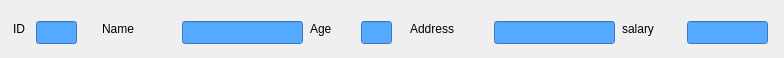
<?xml version="1.0" encoding="UTF-8"?>
<ui version="4.0">
 <class>ItemWindow</class>
 <widget class="QMainWindow" name="ItemWindow">
  <property name="geometry">
   <rect>
    <x>0</x>
    <y>0</y>
    <width>784</width>
    <height>58</height>
   </rect>
  </property>
  <property name="windowTitle">
   <string>MainWindow</string>
  </property>
  <widget class="QWidget" name="centralwidget">
   <widget class="QLabel" name="label">
    <property name="geometry">
     <rect>
      <x>13</x>
      <y>21</y>
      <width>16</width>
      <height>16</height>
     </rect>
    </property>
    <property name="text">
     <string>ID</string>
    </property>
   </widget>
   <widget class="QLineEdit" name="idEdit">
    <property name="geometry">
     <rect>
      <x>36</x>
      <y>21</y>
      <width>41</width>
      <height>23</height>
     </rect>
    </property>
    <property name="styleSheet">
     <string notr="true">background-color: rgb(85, 170, 255);</string>
    </property>
   </widget>
   <widget class="QLabel" name="label_2">
    <property name="geometry">
     <rect>
      <x>102</x>
      <y>21</y>
      <width>32</width>
      <height>16</height>
     </rect>
    </property>
    <property name="text">
     <string>Name</string>
    </property>
   </widget>
   <widget class="QLineEdit" name="nameEdit">
    <property name="geometry">
     <rect>
      <x>182</x>
      <y>21</y>
      <width>121</width>
      <height>23</height>
     </rect>
    </property>
    <property name="styleSheet">
     <string notr="true">background-color: rgb(85, 170, 255);</string>
    </property>
   </widget>
   <widget class="QLabel" name="label_3">
    <property name="geometry">
     <rect>
      <x>310</x>
      <y>21</y>
      <width>24</width>
      <height>16</height>
     </rect>
    </property>
    <property name="text">
     <string>Age</string>
    </property>
   </widget>
   <widget class="QLineEdit" name="ageEdit">
    <property name="geometry">
     <rect>
      <x>361</x>
      <y>21</y>
      <width>31</width>
      <height>23</height>
     </rect>
    </property>
    <property name="styleSheet">
     <string notr="true">background-color: rgb(85, 170, 255);</string>
    </property>
   </widget>
   <widget class="QLabel" name="label_4">
    <property name="geometry">
     <rect>
      <x>410</x>
      <y>21</y>
      <width>56</width>
      <height>16</height>
     </rect>
    </property>
    <property name="text">
     <string>Address</string>
    </property>
   </widget>
   <widget class="QLineEdit" name="addressEdit">
    <property name="geometry">
     <rect>
      <x>494</x>
      <y>21</y>
      <width>121</width>
      <height>23</height>
     </rect>
    </property>
    <property name="styleSheet">
     <string notr="true">background-color: rgb(85, 170, 255);</string>
    </property>
   </widget>
   <widget class="QLabel" name="label_5">
    <property name="geometry">
     <rect>
      <x>622</x>
      <y>21</y>
      <width>48</width>
      <height>16</height>
     </rect>
    </property>
    <property name="text">
     <string>salary</string>
    </property>
   </widget>
   <widget class="QLineEdit" name="salaryEdit">
    <property name="geometry">
     <rect>
      <x>687</x>
      <y>21</y>
      <width>81</width>
      <height>23</height>
     </rect>
    </property>
    <property name="styleSheet">
     <string notr="true">background-color: rgb(85, 170, 255);</string>
    </property>
   </widget>
  </widget>
 </widget>
 <resources/>
 <connections/>
</ui>
